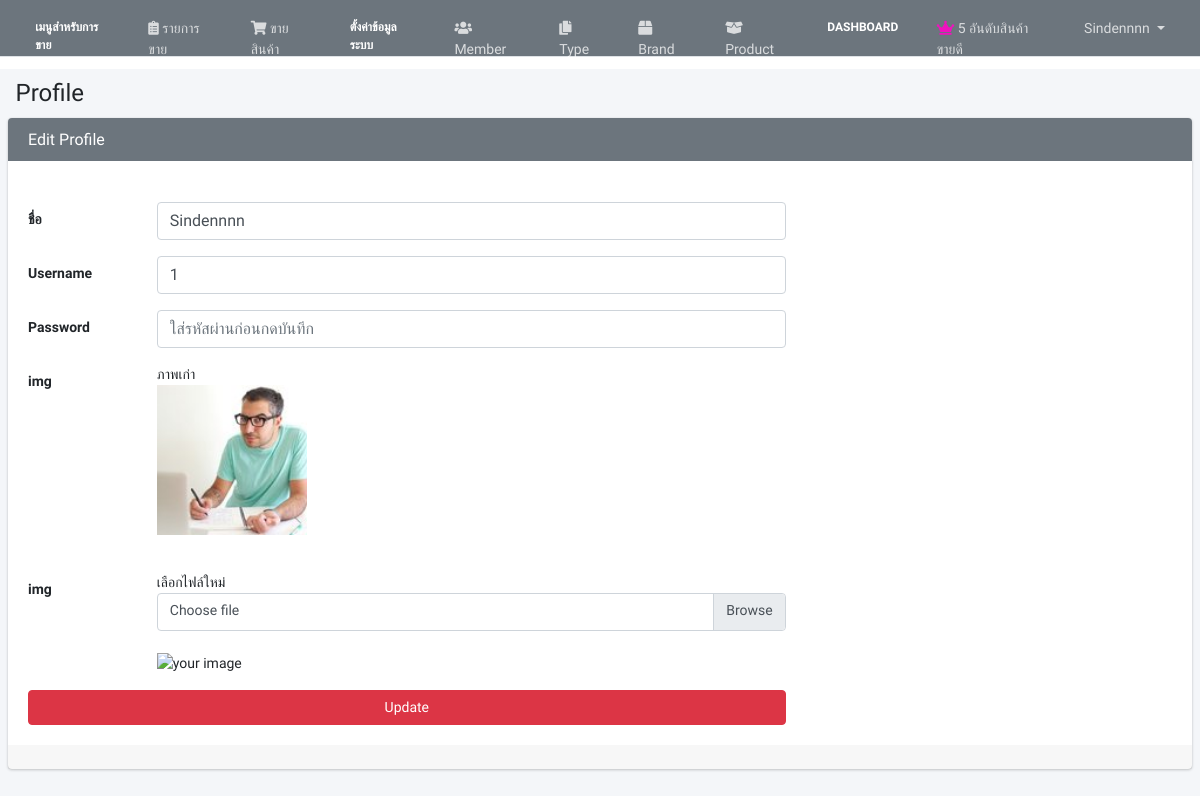
Page /admin/edit_profile.php (signed in) on the committed database.
### tables this page shows
CREATE TABLE `tbl_member` (
  `mem_id` int(3) UNSIGNED ZEROFILL NOT NULL,
  `ref_l_id` int(11) NOT NULL,
  `mem_name` varchar(50) NOT NULL,
  `mem_username` varchar(20) NOT NULL,
  `mem_password` varchar(100) NOT NULL,
  `mem_img` varchar(200) NOT NULL,
  `dateinsert` timestamp NOT NULL DEFAULT current_timestamp()
);

### admin/edit_profile.php (the view, shortened to what this page needs)
<?php include("header.php"); ?>
<?php
$mem_id = $_SESSION['mem_id'];
$query_member = "SELECT * FROM tbl_member WHERE mem_id = $mem_id"
or die("Error : ".mysqlierror($query_member));
$rs_member = mysqli_query($condb, $query_member);
$row=mysqli_fetch_array($rs_member);
?>
<div class="content-wrapper">
    <section class="content-header">
      <div class="container-fluid">
        <h1>Profile</h1>
      </div>
    </section>
    <section class="content">
    <div class="card card-gray">
            <div class="card-header ">
              <h3 class="card-title">Edit Profile</h3>
            </div>
            <br>
            <div class="card-body">
              <div class="row">
                 <div class="col-md-8">
                   <form action="edit_profile_ok.php" method="POST" enctype="multipart/form-data">
                  <div class="form-group row">
                    <label for="" class="col-sm-2 col-form-label">ชื่อ </label>
                    <div class="col-sm-10">
                      <input type="text" name="mem_name" class="form-control" id="mem_name" placeholder="" value="<?php echo $row['mem_name'];?>">
                    </div>
                  </div>
                  <div class="form-group row">
                    <label for="" class="col-sm-2 col-form-label">Username </label>
                    <div class="col-sm-10">
                      <input type="text" name="mem_username" class="form-control" id="mem_username" placeholder="" value="<?php echo $row['mem_username'];?>">
                    </div>
                  </div>
                  <div class="form-group row">
                    <label for="" class="col-sm-2 col-form-label">Password </label>
                    <div class="col-sm-10">
                      <input type="text" name="mem_password" class="form-control" id="mem_password" placeholder="ใส่รหัสผ่านก่อนกดบันทึก" required="" value="" required>
                    </div>
                  </div>
                  <div class="form-group row">
                    <label for="" class="col-sm-2 col-form-label">img</label>
                    <div class="col-sm-10">
                  ภาพเก่า<br>
                        <img src="../mem_img/<?php echo $row['mem_img'];?>" width="150px">
                        <br><br>
                    </div>
                  </div>
                  <div class="form-group row">
                    <label for="" class="col-sm-2 col-form-label">img</label>
                    <div class="col-sm-10">
                  เลือกไฟล์ใหม่<br>
                  <div class="custom-file">
                          <label class="custom-file-label" for="file">Choose file</label>
                        </div>
                        <br><br>
                    <img id="blah" src="#" alt="your image" width="300" />
                    </div>
                  </div>
                  <button type="submit" class="btn btn-danger btn-block">Update</button>
                  </form>
                 </div>
              </div>
            </div>
            <div class="card-footer">
            </div>
    </div>
    </section>
<?php include('footer.php'); ?>
</body>
</html>

### admin/head.php (style rules this page uses)
body { font-family: 'Kanit', sans-serif; font-size: 14px; }

### admin/header.php (style rules this page uses)
.content-wrapper { margin-left: 0 !important; min-height: calc(100vh - 57px); }

### rows in the picture
tbl_member: mem_name "Sindennnn", mem_username "1", mem_img (picture)

### other values in the picture
$_SESSION['mem_name'] "Sindennnn"
